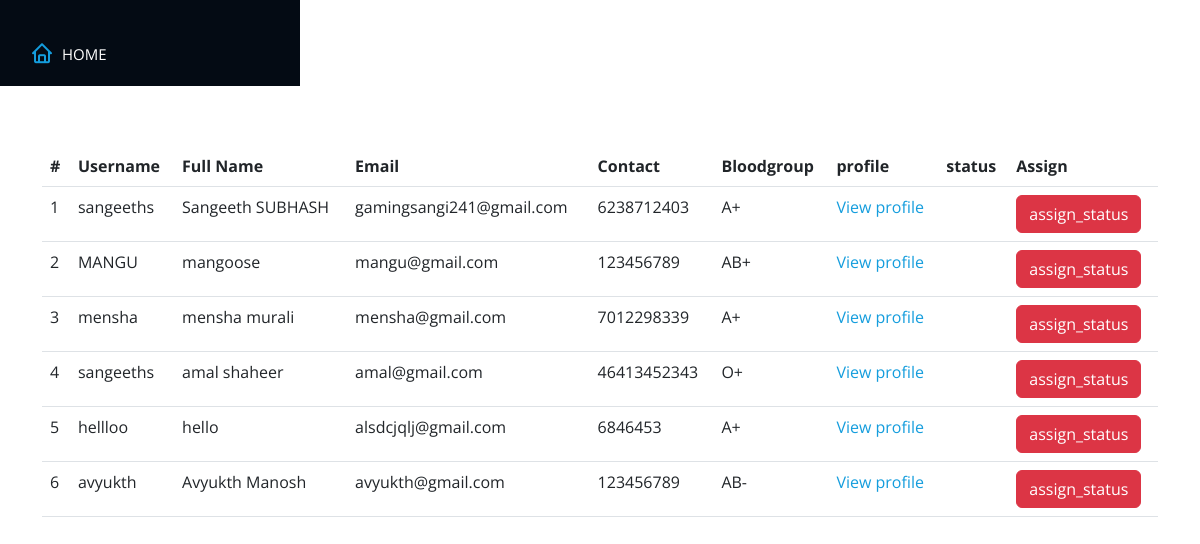
Screenshot of /admdonreq with the database file from the repository.
### home/models.py (models this page shows)
class Detail(models.Model):
    username=models.CharField(max_length=20)
    fullname=models.CharField(max_length=20)
    dob=models.DateField()
    email=models.EmailField()
    mobno=models.IntegerField()
    ge=models.CharField(max_length=10)
    age=models.IntegerField()
    bg=models.CharField(max_length=10)
    address=models.CharField(max_length=30)
    occupation=models.CharField(max_length=10)
    weight=models.IntegerField()
    height=models.IntegerField()
    an=models.CharField(max_length=10)
    tmr=models.CharField(max_length=10)
    ldd=models.DateField()
    dbo=models.CharField(max_length=10)
    image=models.ImageField(upload_to='pictures')

### home/views.py (the view)
# urls.py: path('admdonreq',views.admdonreq, name='admdonreq'),
def admdonreq(request):
    up = Detail.objects.all()
    up1 = Detail2.objects.all()
    return render(request, 'admdonreq.html', {'up': up, 'up1': up1})

### home/templates/admdonreq.html (shortened to what this page needs)
{% load static %}
<!DOCTYPE html>
<html lang="en">
<head>
  <link href="{% static '/vendor/bootstrap/css/bootstrap.min.css' %}" rel="stylesheet">
  <link href="{% static '/vendor/bootstrap-icons/bootstrap-icons.css' %}" rel="stylesheet">
  <link href="{% static '/vendor/boxicons/css/boxicons.min.css' %}" rel="stylesheet">
  <link href="{% static  '/vendor/glightbox/css/glightbox.min.css' %}" rel="stylesheet">
  <link href="{% static '/vendor/swiper/swiper-bundle.min.css' %}" rel="stylesheet">
  <link href="{% static '/vendor/bootstrap/css/bootstrap.min.css' %}" rel="stylesheet">
</head>
<body>
  {% load static %}
  <header id="header">
    <div class="d-flex flex-column">
      <nav id="navbar" class="nav-menu navbar">
        <ul>
          <li><a href="/admdonar" class="nav-link scrollto active"><i class="bx bx-home"></i> <span>HOME</span></a></li>
    </div>
  </header>
  <section id="about" class="about">
    <div class="container">
        <div class="table-responsive">
            <table class="table table-hover">
              <thead>
                <tr>
                  <th>#</th>
                  <th>Username</th>
                  <th>Full Name</th>
                  <th>Email</th>
                  <th>Contact</th>
                  <th>Bloodgroup</th>
                  <th>profile</th>
                    <th>status</th>
                    <th>Assign</th>
              </tr>
          </thead>
          <tbody>
            {% for user in up %}
              <tr>
                <td>{{forloop.counter}}</td>
                <td>{{user.username}}</td>
                  <td>{{user.fullname}}</td>
                  <td>{{user.email}}</td>
                  <td>{{user.mobno}}</td>
                  <td>{{user.bg}}</td>
                  <td><a href="/donsearch/{{user.username}}">View profile</a></td>
                  <td></td>
                       <td> <a href="/acceptreject/{{user.username}}"><button type="submit" class="btn btn-danger">assign_status</button></a>
                </td>
                 </tr>
            {% endfor %}
                </tbody>
  </table>
    {% load static %}
  {% load static %}
</body>
</html>

### home/templates/admdonreq.html (style rules this page uses)
body { font-family: "Open Sans", sans-serif; color: #272829; }
a { color: #149ddd; text-decoration: none; }
#header { position: hover; top: 0; left: 0; bottom: 0; width: 300px; transition: all ease-in-out 0.5s; z-index: 9997; transition: all 0.5s; padding: 0 15px; background: #040b14; overflow-y: auto; }
.nav-menu { padding: 30px 0 0 0; }
.nav-menu * { margin: 0; padding: 0; list-style: none; }
.nav-menu>ul>li { position: relative; white-space: nowrap; }
.nav-menu a, .nav-menu a:focus { display: flex; align-items: center; color: #a8a9b4; padding: 12px 15px; margin-bottom: 8px; transition: 0.3s; font-size: 15px; }
.nav-menu a i, .nav-menu a:focus i { font-size: 24px; padding-right: 8px; color: #6f7180; }
.nav-menu a:hover, .nav-menu .active, .nav-menu .active:focus, .nav-menu li:hover>a { text-decoration: none; color: #fff; }
.nav-menu a:hover i, .nav-menu .active i, .nav-menu .active:focus i, .nav-menu li:hover>a i { color: #149ddd; }
section { padding: 60px 0; overflow: hidden; }

### rows the page displays
Detail: username "sangeeths", fullname "Sangeeth SUBHASH", email "gamingsangi241@gmail.com", mobno "6238712403", bg "A+"
Detail: username "MANGU", fullname "mangoose", email "mangu@gmail.com", mobno "123456789", bg "AB+"
Detail: username "mensha", fullname "mensha murali", email "mensha@gmail.com", mobno "7012298339", bg "A+"
Detail: username "sangeeths", fullname "amal shaheer", email "amal@gmail.com", mobno "46413452343", bg "O+"
Detail: username "hellloo", fullname "hello", email "alsdcjqlj@gmail.com", mobno "6846453", bg "A+"
Detail: username "avyukth", fullname "Avyukth Manosh", email "avyukth@gmail.com", mobno "123456789", bg "AB-"
